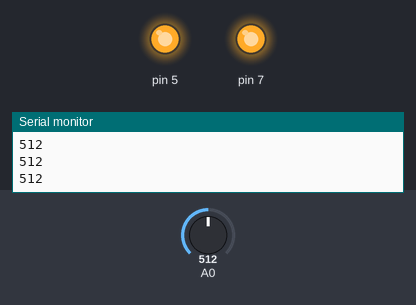
This sketch was run on a simulated Arduino Uno, built with avr-gcc and run on an emulated ATmega328P. Shown: output pins drawn as LEDs (lit = HIGH), the last lines printed to the serial monitor. The test bench sets the inputs (shaded band); at power-on: A0 = 512.

Above: at 1.3 s.
1.4 s: A0 set to 112
2.9 s: A0 set to 92
At 4.1 s:
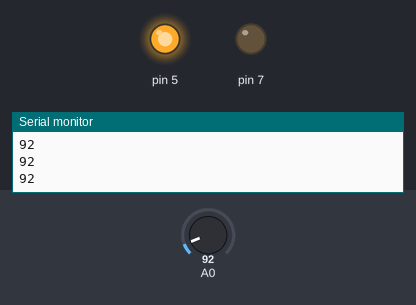
4.5 s: A0 set to 69
6.0 s: A0 set to 57
At 6.4 s:
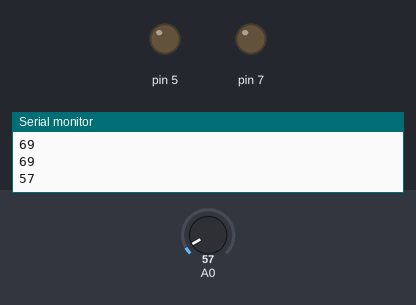
7.5 s: A0 set to 110
At 8.7 s:
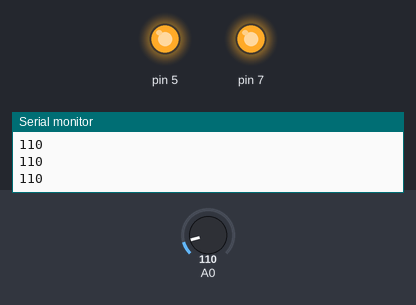
9.0 s: A0 set to 90
At 10.0 s:
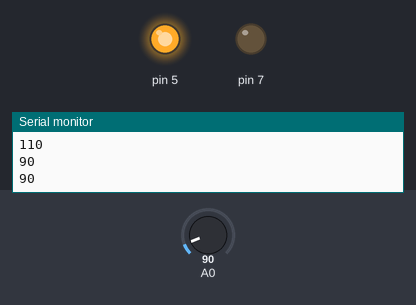
Timing chart, 0 to 11.5 s (numbered marks = the images above; inputs shaded):
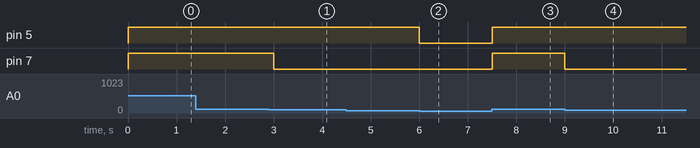

Measured:
- the behaviour switches between 101 and 100 on A0 (found by bisection; images 0 and 1)
- the behaviour switches between 64 and 63 on A0 (found by bisection; images 1 and 2)
- after the input at 2.9 s, pin 7: HIGH → LOW after 0.10 s
- after the input at 6.0 s, pin 5: HIGH → LOW at once
- after the input at 7.5 s, pin 5, pin 7: LOW → HIGH at once
- after the input at 9.0 s, pin 7: HIGH → LOW at once

The sketch:

Lab4.ino
```cpp
int value_1 = 0;

void setup() {
  pinMode(A0, INPUT);
  pinMode(7, OUTPUT);
  pinMode(5, OUTPUT);
  Serial.begin(9600);
}

void loop() {
  value_1 = analogRead(A0);
  Serial.println(value_1);

  if (value_1 > 100) {

    digitalWrite(7, HIGH);
    digitalWrite(5, HIGH);
  } else if (value_1 > 63 && value_1 <= 100) {

    digitalWrite(7, LOW);
  } else {

    digitalWrite(7, LOW);
    digitalWrite(5, LOW);
  }

  delay(500);
}
```
